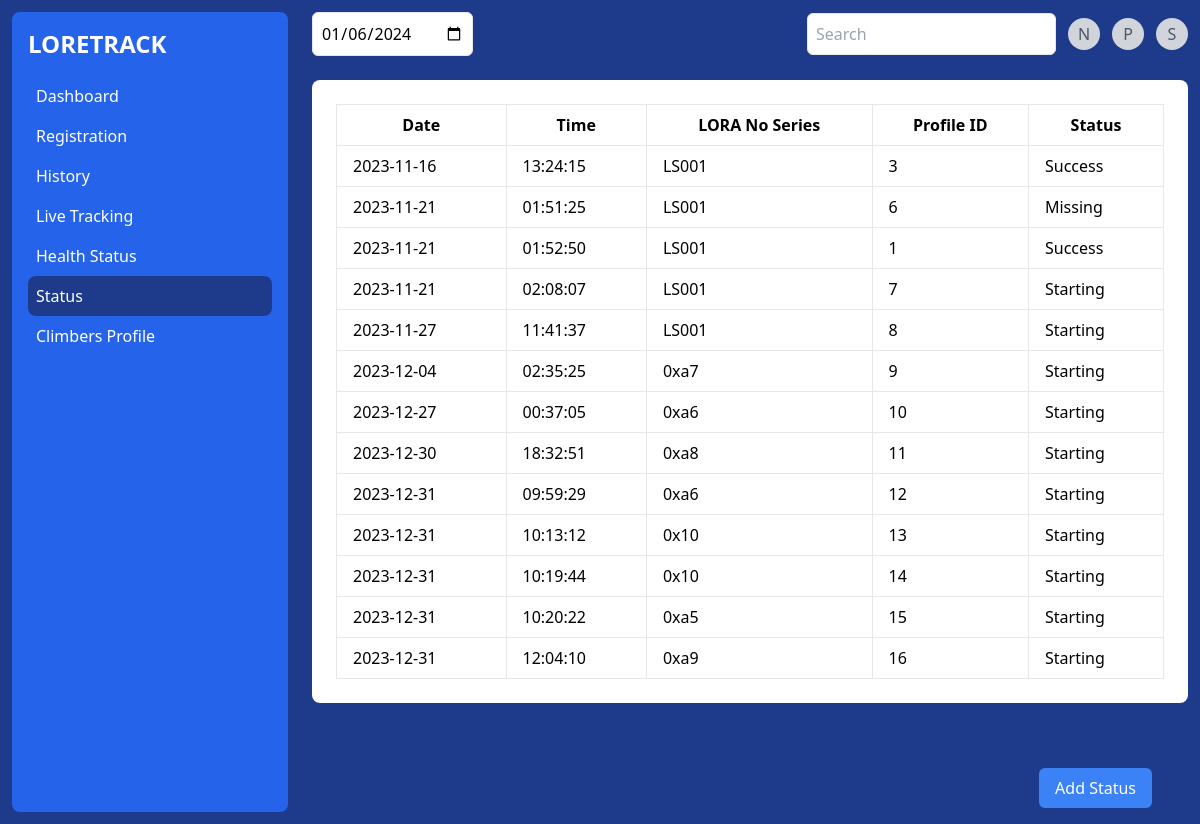
Screenshot of /notification.php with the database file from the repository.
### tables this page shows
CREATE TABLE `notification` (
  `notification_id` int(11) NOT NULL,
  `lora_noseries` varchar(20) DEFAULT NULL,
  `status` varchar(255) DEFAULT NULL,
  `time` time DEFAULT NULL,
  `date` date DEFAULT NULL,
  `profile_id` int(11) DEFAULT NULL
);

### notification.php (the view, shortened to what this page needs)
<?php
include 'config.php';
$dateSelected = date('Y-m-d');
$notifications = [];
try {
    $stmt = $pdo->prepare("SELECT date, time, lora_noseries, profile_id, status FROM notification");
    $stmt->execute();
    $notifications = $stmt->fetchAll(PDO::FETCH_ASSOC);
} catch (PDOException $e) {
    die("Error connecting to the database: " . $e->getMessage());
}
?>
<!DOCTYPE html>
<html lang="en">
<head>
    <link href="https://cdn.jsdelivr.net/npm/tailwindcss@2.2.19/dist/tailwind.min.css" rel="stylesheet">
</head>
<body class="bg-blue-900 p-3">
    <div class="grid grid-cols-4 gap-6">
        <div class="bg-blue-600 text-white p-4 rounded-lg h-screen">
            <h1 class="text-2xl font-bold mb-4">LORETRACK</h1>
            <nav>
                <a href="dashboard.php" class="block py-2 px-2 hover:bg-blue-700 rounded-lg">Dashboard</a>
                <a href="regis.php" class="block py-2 px-2 hover:bg-blue-700 rounded-lg">Registration</a>
                <a href="history.php" class="block py-2 px-2 hover:bg-blue-700 rounded-lg">History</a>
                <a href="live-tracking.php" class="block py-2 px-2 hover:bg-blue-700 rounded-lg">Live Tracking</a>
                <a href="health-status.php" class="block py-2 px-2 hover:bg-blue-700 rounded-lg">Health Status</a>
                <a href="notification.php" class="block py-2 px-2 bg-blue-900 hover:bg-blue-700 rounded-lg">Status</a>
                <a href="profile.php" class="block py-2 px-2 hover:bg-blue-700 rounded-lg">Climbers Profile</a>
            </nav>
        </div>
        <div class="col-span-3 space-y-6">
            <div class="flex justify-between items-center">
                <form action="" method="post">
                <input type="date" name="selectedDate" value="<?= $dateSelected ?>" class="p-2 border rounded-md" onchange="this.form.submit()">
                </form>
                <div class="flex items-center">
                    <input type="search" placeholder="Search" class="p-2 border rounded-md">
                    <a href="notification.php" class="ml-3 bg-gray-300 rounded-full h-8 w-8 flex items-center justify-center text-gray-600">N</a>
                    <div class="ml-3 relative">
                        <div class="bg-gray-300 rounded-full h-8 w-8 flex items-center justify-center text-gray-600 cursor-pointer profile-icon">P</div>
                    </div>
                    <a href="#settings" class="ml-3 bg-gray-300 rounded-full h-8 w-8 flex items-center justify-center text-gray-600">S</a>
                </div>
            </div>
            <div class="bg-white p-6 rounded-lg">
                <table class="min-w-full table-auto">
                    <thead>
                        <tr>
                            <th class="px-4 py-2 border">Date</th>
                            <th class="px-4 py-2 border">Time</th>
                            <th class="px-4 py-2 border">LORA No Series</th>
                            <th class="px-4 py-2 border">Profile ID</th>
                            <th class="px-4 py-2 border">Status</th>
                        </tr>
                    </thead>
                    <tbody>
                        <?php foreach ($notifications as $notification): ?>
                            <tr>
                                <td class="px-4 py-2 border"><?= htmlspecialchars($notification['date']) ?></td>
                                <td class="px-4 py-2 border"><?= htmlspecialchars($notification['time']) ?></td>
                                <td class="px-4 py-2 border"><?= htmlspecialchars($notification['lora_noseries']) ?></td>
                                <td class="px-4 py-2 border"><?= htmlspecialchars($notification['profile_id']) ?></td>
                                <td class="px-4 py-2 border"><?= htmlspecialchars($notification['status']) ?></td>
                            </tr>
                        <?php endforeach; ?>
                    </tbody>
                </table>
            </div>
            <div class="fixed inset-x-0 bottom-0 p-4">
                <div class="max-w-auto mx-auto px-4 sm:px-6 lg:px-8">
                    <div class="flex justify-end mt-4">
                        <button onclick="window.location.href='addstatus.php'" class="bg-blue-500 text-white py-2 px-4 rounded-md hover:bg-blue-700">
                            Add Status
                        </button>
                    </div>
                </div>
            </div>
        </div>
    </div>
</body>
</html>

### rows the page displays
notification: date "2023-11-16", time "13:24:15", lora_noseries "LS001", profile "3", status "Success"
notification: date "2023-11-21", time "01:51:25", lora_noseries "LS001", profile "6", status "Missing"
notification: date "2023-11-21", time "01:52:50", lora_noseries "LS001", profile "1", status "Success"
notification: date "2023-11-21", time "02:08:07", lora_noseries "LS001", profile "7", status "Starting"
notification: date "2023-11-27", time "11:41:37", lora_noseries "LS001", profile "8", status "Starting"
notification: date "2023-12-04", time "02:35:25", lora_noseries "0xa7", profile "9", status "Starting"
notification: date "2023-12-27", time "00:37:05", lora_noseries "0xa6", profile "10", status "Starting"
notification: date "2023-12-30", time "18:32:51", lora_noseries "0xa8", profile "11", status "Starting"
notification: date "2023-12-31", time "09:59:29", lora_noseries "0xa6", profile "12", status "Starting"
notification: date "2023-12-31", time "10:13:12", lora_noseries "0x10", profile "13", status "Starting"
notification: date "2023-12-31", time "10:19:44", lora_noseries "0x10", profile "14", status "Starting"
notification: date "2023-12-31", time "10:20:22", lora_noseries "0xa5", profile "15", status "Starting"
notification: date "2023-12-31", time "12:04:10", lora_noseries "0xa9", profile "16", status "Starting"
